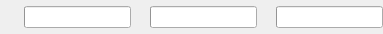
<?xml version="1.0" encoding="UTF-8"?>
<ui version="4.0">
 <class>ProgressBar</class>
 <widget class="QWidget" name="ProgressBar">
  <property name="geometry">
   <rect>
    <x>0</x>
    <y>0</y>
    <width>383</width>
    <height>34</height>
   </rect>
  </property>
  <layout class="QHBoxLayout" name="horizontal_layout">
   <property name="topMargin">
    <number>0</number>
   </property>
   <property name="rightMargin">
    <number>0</number>
   </property>
   <property name="bottomMargin">
    <number>0</number>
   </property>
   <item>
    <widget class="QLabel" name="inner_progress_label"/>
   </item>
   <item>
    <widget class="QProgressBar" name="inner_progress_bar"/>
   </item>
   <item>
    <widget class="QLabel" name="outer_progress_label"/>
   </item>
   <item>
    <widget class="QProgressBar" name="outer_progress_bar"/>
   </item>
   <item>
    <widget class="QLabel" name="independent_label">
     <property name="text">
      <string/>
     </property>
    </widget>
   </item>
   <item>
    <widget class="QProgressBar" name="independent_bar"/>
   </item>
  </layout>
 </widget>
 <resources/>
 <connections/>
</ui>
